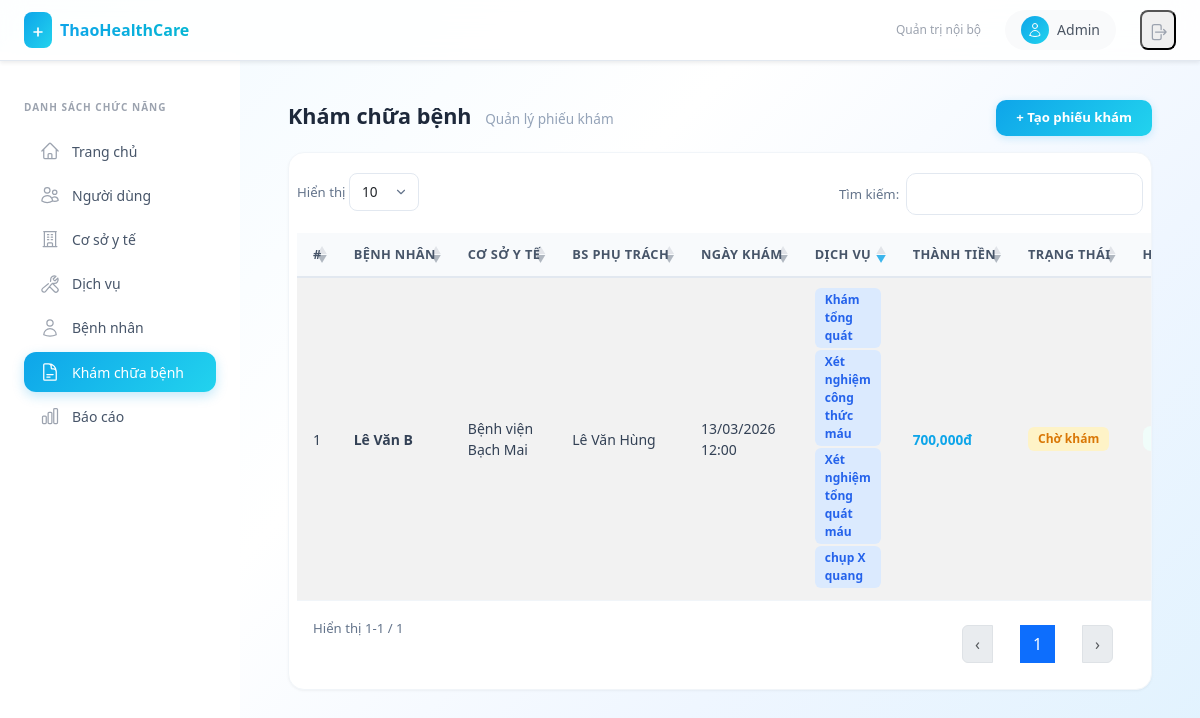
The app's page /examinations/ (signed in) with its own data.
### api/models.py (models this page shows, shortened)
class User(AbstractUser):
    code = models.CharField(max_length=50, unique=True)
    facility = models.ForeignKey(MedicalFacility, on_delete=models.CASCADE, related_name="users", null=True, blank=True)
    name = models.CharField(max_length=255)
    role = models.ForeignKey(Role, on_delete=models.SET_NULL, null=True, blank=True, related_name='users')
    created_at = models.DateTimeField(auto_now_add=True)
    updated_at = models.DateTimeField(auto_now=True)
    @property
    def role_code(self):
        return self.role.code if self.role else None

class MedicalExamination(models.Model):
    STATUS_CHOICES = [
        ('awaiting_payment', 'Chờ thanh toán'),
        ('pending', 'Chờ khám'),
        ('in_progress', 'Đang khám'),
        ('completed', 'Hoàn thành'),
        ('cancelled', 'Đã hủy'),
    ]
    patient = models.ForeignKey('Patient', on_delete=models.CASCADE, related_name='examinations')
    facility = models.ForeignKey('MedicalFacility', on_delete=models.CASCADE, related_name='examinations')
    doctor = models.ForeignKey('User', on_delete=models.SET_NULL, null=True, blank=True, related_name='examinations')
    examination_date = models.DateTimeField()
    status = models.CharField(max_length=20, choices=STATUS_CHOICES, default='awaiting_payment')
    overall_result = models.TextField(blank=True, null=True)
    notes = models.TextField(blank=True, null=True)
    created_at = models.DateTimeField(auto_now_add=True)
    updated_at = models.DateTimeField(auto_now=True)

class Patient(models.Model):
    IDENTIFIER_CHOICES = [
        ('insurance', 'Số BHYT'),
        ('national_id', 'CMND/CCCD'),
        ('phone', 'Số điện thoại'),
    ]
    identifier_type = models.CharField(max_length=20, choices=IDENTIFIER_CHOICES)
    identifier = models.CharField(max_length=100, unique=True)
    name = models.CharField(max_length=255)
    contact_info = models.TextField(blank=True, null=True)
    gender = models.CharField(max_length=10, choices=[('male', 'Male'), ('female', 'Female'), ('other', 'Other')])
    created_by_facility = models.ForeignKey(MedicalFacility, on_delete=models.SET_NULL, null=True, related_name="patients")
    activity_history = models.JSONField(default=list, blank=True)

class MedicalFacility(models.Model):
    STATUS_CHOICES = [
        ('active', 'Đang hoạt động'),
        ('paused', 'Tạm dừng'),
        ('holiday', 'Nghỉ lễ'),
        ('maintenance', 'Bảo trì'),
        ('closed', 'Ngừng hoạt động'),
    ]
    code = models.CharField(max_length=50, unique=True)
    name = models.CharField(max_length=255)
    address = models.TextField()
    status = models.CharField(max_length=20, choices=STATUS_CHOICES, default='active')
    services = models.ManyToManyField(Service, blank=True, related_name='facilities')

class ExaminationService(models.Model):
    STATUS_CHOICES = [
        ('pending', 'Chờ thực hiện'),
        ('in_progress', 'Đang thực hiện'),
        ('completed', 'Hoàn thành'),
    ]
    examination = models.ForeignKey(MedicalExamination, on_delete=models.CASCADE, related_name='examination_services')
    service = models.ForeignKey('Service', on_delete=models.CASCADE, related_name='examination_services')
    assigned_doctor = models.ForeignKey('User', on_delete=models.SET_NULL, null=True, blank=True, related_name='assigned_examination_services')
    service_time = models.DateTimeField(null=True, blank=True)
    room = models.CharField(max_length=50, blank=True, null=True)
    price = models.DecimalField(max_digits=12, decimal_places=0, default=0)
    result = models.TextField(blank=True, null=True)
    status = models.CharField(max_length=20, choices=STATUS_CHOICES, default='pending')
    notes = models.TextField(blank=True, null=True)

class Service(models.Model):
    SERVICE_TYPE_CHOICES = [
        ('kham_benh', 'Khám bệnh'),
        ('xet_nghiem', 'Xét nghiệm'),
        ('chan_doan_hinh_anh', 'Chẩn đoán hình ảnh'),
        ('phau_thuat', 'Phẫu thuật'),
        ('noi_khoa', 'Nội khoa'),
        ('ngoai_khoa', 'Ngoại khoa'),
        ('san_phu_khoa', 'Sản phụ khoa'),
        ('nhi_khoa', 'Nhi khoa'),
        ('rang_ham_mat', 'Răng hàm mặt'),
        ('mat', 'Mắt'),
        ('tai_mui_hong', 'Tai mũi họng'),
        ('phuc_hoi_chuc_nang', 'Phục hồi chức năng'),
        ('khac', 'Khác'),
    ]
    code = models.CharField(max_length=50, unique=True)
    name = models.CharField(max_length=255)
    service_type = models.CharField(max_length=50, choices=SERVICE_TYPE_CHOICES, default='khac')
    price = models.DecimalField(max_digits=12, decimal_places=0, default=0)
    description = models.TextField(blank=True, null=True)

### api/views.py (the view)
# urls.py: path('examinations/', examination_list, name='examination_list'),
@permission_required('examination.view')
def examination_list(request):
    examinations = MedicalExamination.objects.select_related(
        'patient', 'facility', 'doctor'
    ).prefetch_related('examination_services__service').annotate(
        total_price=Sum('examination_services__price')
    ).order_by('-examination_date')
    patients = Patient.objects.all()
    facilities = MedicalFacility.objects.prefetch_related('services').filter(status='active')
    doctors = User.objects.filter(role__code='doctor')
    return render(request, 'examination_list.html', {
        'examinations': examinations,
        'patients': patients,
        'facilities': facilities,
        'doctors': doctors,
        'status_choices': MedicalExamination.STATUS_CHOICES,
        'tab': 'examinations',
    })

### api/templates/examination_list.html (shortened to what this page needs)
{% extends "base.html" %}
{% load humanize %}
{% block content %}
<div class="table-toolbar">
    <h3 class="page-title">Khám chữa bệnh <small>Quản lý phiếu khám</small></h3>
    <button class="btn-add" data-bs-toggle="modal" data-bs-target="#examModal" onclick="openCreateExam()">+ Tạo phiếu khám</button>
</div>
<div class="table-card">
    <table id="examTable" class="table table-striped" style="width:100%">
        <thead>
            <tr>
                <th>#</th>
                <th>Bệnh nhân</th>
                <th>Cơ sở y tế</th>
                <th>BS phụ trách</th>
                <th>Ngày khám</th>
                <th>Dịch vụ</th>
                <th>Thành tiền</th>
                <th>Trạng thái</th>
                <th>Hành động</th>
            </tr>
        </thead>
        <tbody>
            {% for exam in examinations %}
            <tr>
                <td>{{ forloop.counter }}</td>
                <td><strong>{{ exam.patient.name }}</strong></td>
                <td>{{ exam.facility.name }}</td>
                <td>{{ exam.doctor.name|default:"—" }}</td>
                <td>{{ exam.examination_date|date:"d/m/Y H:i" }}</td>
                <td>
                    {% for es in exam.examination_services.all %}
                        <span class="badge-role badge-role-doctor" style="margin-bottom:2px;">{{ es.service.name }}</span>
                    {% empty %}
                        <span style="color:#94a3b8; font-size:0.8rem;">—</span>
                    {% endfor %}
                </td>
                <td>
                    {% if exam.total_price %}
                        <a href="javascript:void(0)" onclick="showPriceDetail({{ exam.id }})" style="color:#0ea5e9; font-weight:600; font-size:0.85rem; text-decoration:none;">
                            {{ exam.total_price|floatformat:0|intcomma }}đ
                        </a>
                    {% else %}
                        <span style="color:#94a3b8; font-size:0.8rem;">0đ</span>
                    {% endif %}
                </td>
                <td>
                    {% if exam.status == 'awaiting_payment' %}
                        <span class="badge-role" style="background:#f3e8ff; color:#9333ea;">Chờ thanh toán</span>
                    {% elif exam.status == 'pending' %}
                        <span class="badge-role" style="background:#fef3c7; color:#d97706;">Chờ khám</span>
                    {% elif exam.status == 'in_progress' %}
                        <span class="badge-role" style="background:#dbeafe; color:#2563eb;">Đang khám</span>
                    {% elif exam.status == 'completed' %}
                        <span class="badge-role" style="background:#dcfce7; color:#16a34a;">Hoàn thành</span>
                    {% elif exam.status == 'cancelled' %}
                        <span class="badge-role" style="background:#fee2e2; color:#dc2626;">Đã hủy</span>
                    {% endif %}
                </td>
                <td style="white-space:nowrap;">
                    {% if exam.status != 'awaiting_payment' and exam.status != 'cancelled' %}
                        <a href="/examinations/{{ exam.id }}/" class="btn-action btn-action-info">Kết quả khám</a>
                    {% endif %}
                </td>
            </tr>
            {% endfor %}
        </tbody>
    </table>
</div>
<link rel="stylesheet" href="https://cdn.datatables.net/1.13.6/css/dataTables.bootstrap5.min.css">
{% endblock %}

### api/templates/base.html (shortened to what this page needs)
<!DOCTYPE html>
<html lang="vi">
<head>
    <script src="https://cdn.tailwindcss.com"></script>
    <link rel="stylesheet" href="https://cdn.jsdelivr.net/npm/bootstrap@5.3.0/dist/css/bootstrap.min.css">
</head>
<body class="min-h-screen" style="margin:0; background: linear-gradient(135deg, #f0f9ff 0%, #ffffff 40%, #eff6ff 70%, #e0f2fe 100%); background-attachment: fixed;">
    <nav class="top-navbar fixed top-0 left-0 right-0 z-50 flex items-center justify-between px-6 py-2.5 shadow-sm">
        <div class="flex items-center gap-3">
            <a href="{% url 'dashboard' %}" class="flex items-center gap-2" style="text-decoration:none;">
                <div class="bg-gradient-to-br from-primary to-cyan-400 rounded-lg p-1.5">
                    <svg class="w-4 h-4 text-white" fill="none" viewBox="0 0 24 24" stroke="currentColor">
                        <path stroke-linecap="round" stroke-linejoin="round" stroke-width="2.5" d="M12 6v6m0 0v6m0-6h6m-6 0H6"/>
                    </svg>
                </div>
                <span class="text-base font-bold bg-gradient-to-r from-primary to-cyan-500 bg-clip-text" style="color:transparent; -webkit-background-clip:text;">ThaoHealthCare</span>
            </a>
        </div>
        <div class="flex items-center gap-4">
            <span class="text-xs text-gray-400 hidden sm:block">Quản trị nội bộ</span>
            <div class="flex items-center gap-2 bg-gray-50 rounded-full px-3 py-1.5">
                <div class="w-7 h-7 rounded-full bg-gradient-to-br from-primary to-cyan-400 flex items-center justify-center">
                    <svg class="w-4 h-4 text-white" fill="none" viewBox="0 0 24 24" stroke="currentColor">
                        <path stroke-linecap="round" stroke-linejoin="round" stroke-width="1.5" d="M15.75 6a3.75 3.75 0 11-7.5 0 3.75 3.75 0 017.5 0zM4.501 20.118a7.5 7.5 0 0114.998 0A17.933 17.933 0 0112 21.75c-2.676 0-5.216-.584-7.499-1.632z"/>
                    </svg>
                </div>
                <span class="text-sm font-medium text-gray-600">{{ user.name|default:user.username }}</span>
            </div>
            <form action="{% url 'logout' %}" method="post" class="m-0">
                <button type="submit" class="p-1.5 rounded-lg hover:bg-red-50 text-gray-400 hover:text-red-500 transition" title="Đăng xuất">
                    <svg class="w-5 h-5" fill="none" viewBox="0 0 24 24" stroke="currentColor">
                        <path stroke-linecap="round" stroke-linejoin="round" stroke-width="1.5" d="M15.75 9V5.25A2.25 2.25 0 0013.5 3h-6a2.25 2.25 0 00-2.25 2.25v13.5A2.25 2.25 0 007.5 21h6a2.25 2.25 0 002.25-2.25V15m3 0l3-3m0 0l-3-3m3 3H9"/>
                    </svg>
                </button>
            </form>
        </div>
    </nav>
    <aside id="sidebar" class="sidebar fixed top-[52px] left-0 bottom-0 w-60 bg-white border-r border-gray-100 z-40 transform -translate-x-full lg:translate-x-0 transition-transform duration-200 overflow-y-auto">
        <div class="px-4 pt-5 pb-3">
            <p class="text-[10px] font-semibold text-gray-400 uppercase tracking-widest mb-3">Danh sách chức năng</p>
            <nav class="flex flex-col gap-1">
                {% if user.is_authenticated and user.role_code == "admin" %}
                <a href="{% url 'dashboard' %}" class="nav-item-link {% if tab == 'home' %}active{% endif %}">
                    Trang chủ
                </a>
                <a href="{% url 'user_list' %}" class="nav-item-link {% if tab == 'users' %}active{% endif %}">
                    Người dùng
                </a>
                <a href="{% url 'facility_list' %}" class="nav-item-link {% if tab == 'facilities' %}active{% endif %}">
                    Cơ sở y tế
                </a>
                <a href="{% url 'service_list' %}" class="nav-item-link {% if tab == 'services' %}active{% endif %}">
                    Dịch vụ
                </a>
                <a href="{% url 'patient_list' %}" class="nav-item-link {% if tab == 'patients' %}active{% endif %}">
                    <svg class="w-5 h-5 text-gray-400" fill="none" viewBox="0 0 24 24" stroke="currentColor"><path stroke-linecap="round" stroke-linejoin="round" stroke-width="1.5" d="M15.75 6a3.75 3.75 0 11-7.5 0 3.75 3.75 0 017.5 0zM4.501 20.118a7.5 7.5 0 0114.998 0A17.933 17.933 0 0112 21.75c-2.676 0-5.216-.584-7.499-1.632z"/></svg>
                    Bệnh nhân
                </a>
                <a href="{% url 'examination_list' %}" class="nav-item-link {% if tab == 'examinations' %}active{% endif %}">
                    Khám chữa bệnh
                </a>
                <a href="{% url 'report_list' %}" class="nav-item-link {% if tab == 'reports' %}active{% endif %}">
                    Báo cáo
                </a>
                {% endif %}
            </nav>
        </div>
    </aside>
    <main class="lg:ml-60 pt-[52px] min-h-screen">
        <div class="p-5">
            {% block content %}{% endblock %}
        </div>
    </main>
</body>
</html>

### records on screen
User: name "Admin"
MedicalExamination: patient.name "Lê Văn B", facility.name "Bệnh viện Bạch Mai", doctor.name "Lê Văn Hùng", examination_date "13/03/2026 12:00", total_price "700,000", status "Chờ khám"
ExaminationService: service.name "Khám tổng quát"
ExaminationService: service.name "Xét nghiệm công thức máu"
ExaminationService: service.name "Xét nghiệm tổng quát máu"
ExaminationService: service.name "chụp X quang"
